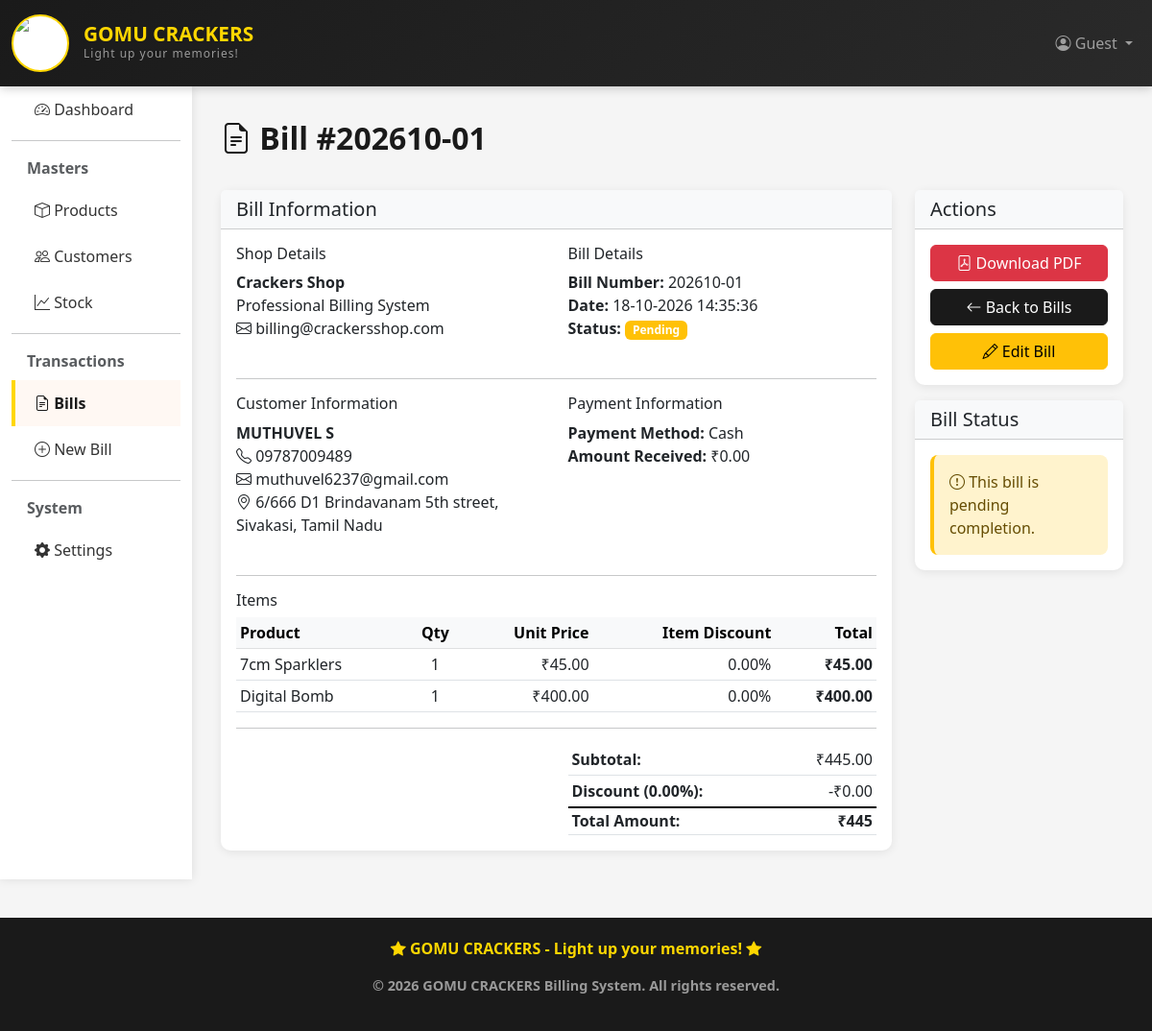
Screenshot of /billing/bills/39/ with the database file from the repository.
### billing_app/models.py (models this page shows, shortened)
class Bill(models.Model):
    PAYMENT_CHOICES = [
        ('cash', 'Cash'),
        ('card', 'Card'),
        ('upi', 'UPI'),
        ('cheque', 'Cheque'),
    ]
    bill_number = models.CharField(max_length=30, unique=True, blank=True, null=True, editable=False)
    bill_sequence = models.PositiveIntegerField(default=1)
    customer = models.ForeignKey(Customer, on_delete=models.SET_NULL, null=True, blank=True)
    bill_date = models.DateTimeField(auto_now_add=True)
    subtotal = models.DecimalField(max_digits=10, decimal_places=2, default=0)
    discount_percent = models.DecimalField(max_digits=5, decimal_places=2, default=0)
    discount_amount = models.DecimalField(max_digits=10, decimal_places=2, default=0)
    total_amount = models.DecimalField(max_digits=10, decimal_places=2, default=0)
    payment_method = models.CharField(max_length=10, choices=PAYMENT_CHOICES, default='cash')
    payment_received = models.DecimalField(max_digits=10, decimal_places=2, default=0)
    change_amount = models.DecimalField(max_digits=10, decimal_places=2, default=0)
    is_completed = models.BooleanField(default=False)
    notes = models.TextField(blank=True, null=True)
    created_at = models.DateTimeField(auto_now_add=True)
    updated_at = models.DateTimeField(auto_now=True)
    class Meta:
        ordering = ['-bill_date']
    def save(self, *args, **kwargs):
        super().save(*args, **kwargs)
    def calculate_total(self):
        self.subtotal = sum(item.item_total for item in self.billitem_set.all())
        self.discount_amount = (self.subtotal * self.discount_percent) / 100
        self.total_amount = round(self.subtotal - self.discount_amount)
        self.change_amount = self.payment_received - self.total_amount
        self.save()
        return self.total_amount

class Customer(models.Model):
    name = models.CharField(max_length=100)
    phone = models.CharField(max_length=15)
    email = models.EmailField(blank=True, null=True)
    address = models.TextField(blank=True, null=True)
    city = models.CharField(max_length=50, blank=True, null=True)
    created_at = models.DateTimeField(auto_now_add=True)
    updated_at = models.DateTimeField(auto_now=True)
    class Meta:
        ordering = ['-created_at']

class BillItem(models.Model):
    bill = models.ForeignKey(Bill, on_delete=models.CASCADE)
    product = models.ForeignKey(Product, on_delete=models.CASCADE)
    quantity = models.PositiveIntegerField(default=1)
    unit = models.CharField(max_length=20, blank=True, null=True, help_text='Unit of this item')
    unit_price = models.DecimalField(max_digits=10, decimal_places=2)
    item_discount = models.DecimalField(max_digits=5, decimal_places=2, default=0)
    item_total = models.DecimalField(max_digits=10, decimal_places=2, default=0)

class Product(models.Model):
    CATEGORY_CHOICES = [
        ('cracker', 'Cracker'),
        ('sparklers', 'Sparklers'),
        ('fancy', 'Fancy'),
        ('bomb', 'Bomb'),
        ('fountain', 'Fountain'),
        ('other', 'Other'),
    ]
    UNIT_CHOICES = [
        ('packet', 'Packet'),
        ('piece', 'Piece'),
        ('box', 'Box'),
        ('case', 'Case'),
    ]
    code = models.CharField(max_length=50, blank=True, null=True, unique=True, help_text='Product code/SKU')
    name = models.CharField(max_length=100)
    category = models.CharField(max_length=20, choices=CATEGORY_CHOICES, default='other')
    unit = models.CharField(max_length=20, choices=UNIT_CHOICES, default='piece', help_text='Unit of measurement')
    price = models.DecimalField(max_digits=10, decimal_places=2)
    quantity = models.IntegerField(default=0)  # Current stock
    description = models.TextField(blank=True, null=True)
    created_at = models.DateTimeField(auto_now_add=True)
    updated_at = models.DateTimeField(auto_now=True)
    class Meta:
        ordering = ['-created_at']

### billing_app/views.py (the view)
# urls.py: path('bills/<int:pk>/', views.bill_detail, name='bill_detail'),
def bill_detail(request, pk):
    bill = get_object_or_404(Bill, pk=pk)
    bill.calculate_total()
    context = {'bill': bill}
    return render(request, 'billing/bill_detail.html', context)

### billing_app/templates/billing/bill_detail.html (shortened to what this page needs)
{% extends 'billing/base.html' %}
{% block content %}
<div class="page-title">
    <i class="bi bi-file-earmark-text"></i> Bill #{{ bill.bill_number }}
</div>
<div class="row">
    <div class="col-md-9">
        <div class="card">
            <div class="card-header bg-light">
                <h5 class="mb-0">Bill Information</h5>
            </div>
            <div class="card-body">
                <div class="row mb-4">
                    <div class="col-md-6">
                        <h6>Shop Details</h6>
                        <p>
                            <strong>Crackers Shop</strong><br>
                            Professional Billing System<br>
                            <i class="bi bi-envelope"></i> billing@crackersshop.com
                        </p>
                    </div>
                    <div class="col-md-6">
                        <h6>Bill Details</h6>
                        <p>
                            <strong>Bill Number:</strong> {{ bill.bill_number }}<br>
                            <strong>Date:</strong> {{ bill.bill_date|date:"d-m-Y H:i:s" }}<br>
                            <strong>Status:</strong>
                            {% if bill.is_completed %}
                                <span class="badge bg-success">Completed</span>
                            {% else %}
                                <span class="badge bg-warning">Pending</span>
                            {% endif %}
                        </p>
                    </div>
                </div>
                <hr>
                <div class="row mb-4">
                    <div class="col-md-6">
                        <h6>Customer Information</h6>
                        {% if bill.customer %}
                            <p>
                                <strong>{{ bill.customer.name }}</strong><br>
                                <i class="bi bi-telephone"></i> {{ bill.customer.phone }}<br>
                                {% if bill.customer.email %}
                                    <i class="bi bi-envelope"></i> {{ bill.customer.email }}<br>
                                {% endif %}
                                {% if bill.customer.address %}
                                    <i class="bi bi-geo-alt"></i> {{ bill.customer.address }}<br>
                                {% endif %}
                              </p>
                        {% else %}
                            <p class="text-muted">Walk-in Customer</p>
                        {% endif %}
                    </div>
                    <div class="col-md-6">
                        <h6>Payment Information</h6>
                        <p>
                            <strong>Payment Method:</strong> {{ bill.get_payment_method_display }}<br>
                            <strong>Amount Received:</strong> ₹{{ bill.payment_received|floatformat:2 }}<br>
                        </p>
                    </div>
                </div>
                <hr>
                <h6>Items</h6>
                <div class="table-responsive">
                    <table class="table table-sm">
                        <thead class="table-light">
                            <tr>
                                <th>Product</th>
                                <th class="text-center">Qty</th>
                                <th class="text-end">Unit Price</th>
                                <th class="text-end">Item Discount</th>
                                <th class="text-end">Total</th>
                            </tr>
                        </thead>
                        <tbody>
                            {% for item in bill.billitem_set.all %}
                            <tr>
                                <td>{{ item.product.name }}</td>
                                <td class="text-center">{{ item.quantity }}</td>
                                <td class="text-end">₹{{ item.unit_price|floatformat:2 }}</td>
                                <td class="text-end">{{ item.item_discount }}%</td>
                                <td class="text-end"><strong>₹{{ item.item_total|floatformat:2 }}</strong></td>
                            </tr>
                            {% endfor %}
                        </tbody>
                    </table>
                </div>
                <hr>
                <div class="row">
                    <div class="col-md-6"></div>
                    <div class="col-md-6">
                        <table class="table table-sm">
                            <tr>
                                <td><strong>Subtotal:</strong></td>
                                <td class="text-end">₹{{ bill.subtotal|floatformat:2 }}</td>
                            </tr>
                            <tr>
                                <td><strong>Discount ({{ bill.discount_percent }}%):</strong></td>
                                <td class="text-end">-₹{{ bill.discount_amount|floatformat:2 }}</td>
                            </tr>
                            <tr style="border-top: 2px solid #000;">
                                <td><h6 class="mb-0"><strong>Total Amount:</strong></h6></td>
                                <td class="text-end"><h6 class="mb-0"><strong>₹{{ bill.total_amount|floatformat:"0" }}</strong></h6></td>
                            </tr>
                        </table>
                    </div>
                </div>
            </div>
        </div>
    </div>
    <div class="col-md-3">
        <div class="card mb-3">
            <div class="card-header bg-light">
                <h5 class="mb-0">Actions</h5>
            </div>
            <div class="card-body d-flex flex-column gap-2">
                <a href="{% url 'bill_pdf' bill.id %}" class="btn btn-danger" target="_blank">
                    <i class="bi bi-file-pdf"></i> Download PDF
                </a>
                <a href="{% url 'bill_list' %}" class="btn btn-secondary">
                    <i class="bi bi-arrow-left"></i> Back to Bills
                </a>
                {% if bill.is_completed %}
                    <a href="{% url 'bill_reopen' bill.id %}" class="btn btn-warning">
                        <i class="bi bi-pencil"></i> Edit Bill
                    </a>
                {% else %}
                    <a href="{% url 'bill_items' bill.id %}" class="btn btn-warning">
                        <i class="bi bi-pencil"></i> Edit Bill
                    </a>
                {% endif %}
            </div>
        </div>
        <div class="card">
            <div class="card-header bg-light">
                <h5 class="mb-0">Bill Status</h5>
            </div>
            <div class="card-body">
                {% if bill.is_completed %}
                    <div class="alert alert-success mb-0">
                        <i class="bi bi-check-circle"></i> This bill is completed and finalized.
                    </div>
                {% else %}
                    <div class="alert alert-warning mb-0">
                        <i class="bi bi-exclamation-circle"></i> This bill is pending completion.
                    </div>
                {% endif %}
            </div>
        </div>
    </div>
</div>
{% endblock %}

### billing_app/templates/billing/base.html (style rules this page uses)
:root { --primary-color: #FFD700; --secondary-color: #1a1a1a; --light-color: #FFF8F3; --dark-color: #1a1a1a; }
body { background-color: #f5f5f5; font-family: 'Segoe UI', Tahoma, Geneva, Verdana, sans-serif; }
.card { border: none; border-radius: 10px; box-shadow: 0 2px 10px rgba(0,0,0,0.08); transition: transform 0.3s ease; }
.btn-secondary { background-color: var(--secondary-color); border-color: var(--secondary-color); color: white; }
.page-title { color: var(--secondary-color); font-weight: 700; margin-bottom: 30px; font-size: 2rem; }
.alert { border: none; border-radius: 8px; border-left: 4px solid; }
.alert-warning { border-left-color: #ffc107; background-color: #fff3cd; }

### billing_app/templates/billing/bill_detail.html (style rules this page uses)
.table { margin-bottom: 0; }

### rows the page displays
Bill: bill_number "202610-01", bill_date "18-10-2026 14:35:36", customer.name "MUTHUVEL S", customer.phone "09787009489", customer.email "muthuvel6237@gmail.com", customer.address "6/666 D1 Brindavanam 5th street, Sivakasi, Tamil Nadu", payment_method "Cash", payment_received "0.00", subtotal "445.00", discount_percent "0.00", discount_amount "0.00", total_amount "445"
BillItem: product.name "7cm Sparklers", quantity "1", unit_price "45.00", item_discount "0.00", item_total "45.00"
BillItem: product.name "Digital Bomb", quantity "1", unit_price "400.00", item_discount "0.00", item_total "400.00"
